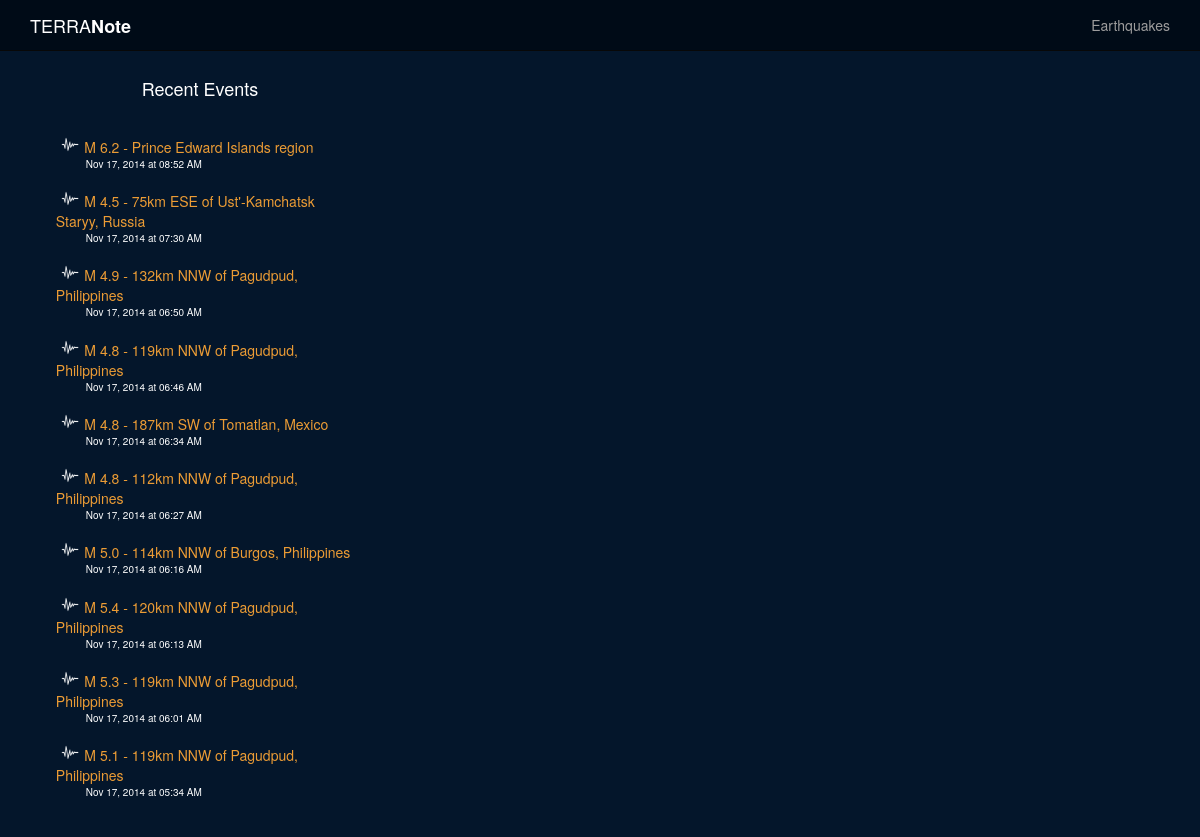
Before: / with the older database file.
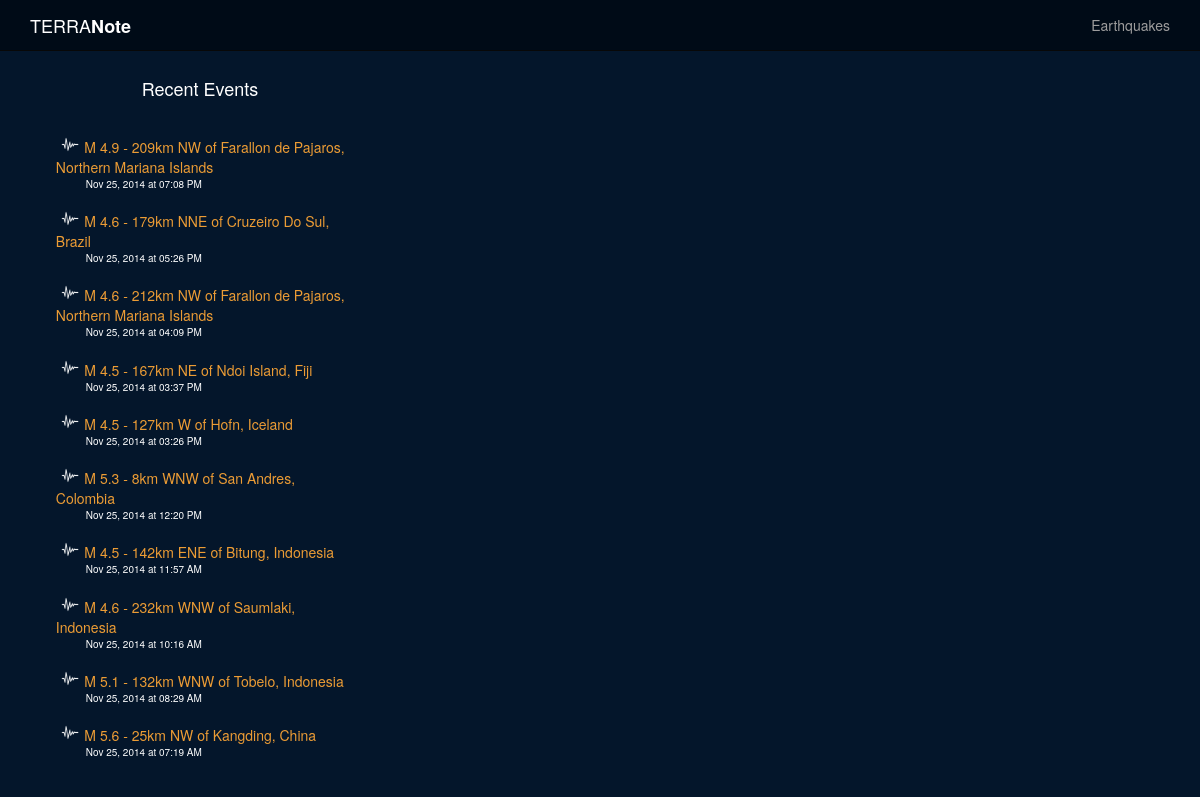
After: the same page with the newer database file.
### model.py (models this page shows)
class Quake(Base):
    __tablename__ = "quakes"
    quake_id = Column(String(50), primary_key = True)
    quake_title = Column(String, nullable = False)
    quake_type = Column(String(25), nullable = False)
    magnitude = Column(Float, nullable = False)
    place = Column(String, nullable = False)
    latitude = Column(Float, nullable = False)
    longitude = Column(Float, nullable = False)
    depth = Column(Float, nullable = False)
    quake_datetime = Column(DateTime, nullable = False)
    url = Column(String, nullable = False)
    seismictype = Column(String, nullable = False)
    status = Column(String, nullable = False)
    felt = Column(Integer, nullable = True)
    tsunami = Column(Integer, nullable = True)
    recordtime = Column(DateTime, nullable = False)

### note.py (the view)
@app.route("/")
def home_map():
	topten = db_session.query(Quake).order_by(Quake.quake_datetime.desc()).limit(10)
	cols = Quake.__table__.columns
	json_compiled = {}
	for quake in topten:
		json_compiled[quake.quake_id] = {}
		json_compiled[quake.quake_id]['lat'] = quake.latitude
		json_compiled[quake.quake_id]['lng'] = quake.longitude
		json_compiled[quake.quake_id]['title'] = quake.quake_title
	print json_compiled
	recent_quakes = db_session.query(Quake).order_by(Quake.quake_datetime.desc()).limit(10)
	return render_template("home.html", recent_quakes=recent_quakes, top_ten=json_compiled)

### templates/home.html (shortened to what this page needs)
{% extends 'base.html' %}
{% block body %}
<div class="col-sm-4" class="event-list">
	<div class="col-sm-1"></div>
		<div class="col-sm-10" class="event-list" id="userpoint">
			<div class="row">
				<div id="recent-events">Recent Events</div>
			</div>
			<div class="row">
				{% for quake in recent_quakes %}
					<div class="quake-list">
						<img class="small-icon" src="/static/images/quake-icon.png"/>
						<div class="recent-title"><a href="/quakes/{{ quake.quake_id }}">{{ quake.quake_title }}</a></div>
						<div class="recent-datetime">{{ quake.quake_datetime.strftime('%b %d, %Y at %I:%M %p') }}</div>
					</div>
				{% endfor %}
			</div>
		</div>
	<div class="col-sm-1"></div>
</div>
<div class="col-sm-8" class="event-map" id="ten-map">
</div>
{% endblock %}

Changed rows visible on the page:
no longer on this page (row unchanged): Quake: quake_title "M 6.2 - Prince Edward Islands region", quake_datetime "Nov 17, 2014 at 08:52 AM"
no longer on this page (row unchanged): Quake: quake_title "M 4.5 - 75km ESE of Ust'-Kamchatsk Staryy, Russia", quake_datetime "Nov 17, 2014 at 07:30 AM"
no longer on this page (row unchanged): Quake: quake_title "M 4.9 - 132km NNW of Pagudpud, Philippines", quake_datetime "Nov 17, 2014 at 06:50 AM"
no longer on this page (row unchanged): Quake: quake_title "M 4.8 - 119km NNW of Pagudpud, Philippines", quake_datetime "Nov 17, 2014 at 06:46 AM"
no longer on this page (row unchanged): Quake: quake_title "M 4.8 - 187km SW of Tomatlan, Mexico", quake_datetime "Nov 17, 2014 at 06:34 AM"
no longer on this page (row unchanged): Quake: quake_title "M 4.8 - 112km NNW of Pagudpud, Philippines", quake_datetime "Nov 17, 2014 at 06:27 AM"
no longer on this page (row unchanged): Quake: quake_title "M 5.0 - 114km NNW of Burgos, Philippines", quake_datetime "Nov 17, 2014 at 06:16 AM"
no longer on this page (row unchanged): Quake: quake_title "M 5.4 - 120km NNW of Pagudpud, Philippines", quake_datetime "Nov 17, 2014 at 06:13 AM"
no longer on this page (row unchanged): Quake: quake_title "M 5.3 - 119km NNW of Pagudpud, Philippines", quake_datetime "Nov 17, 2014 at 06:01 AM"
no longer on this page (row unchanged): Quake: quake_title "M 5.1 - 119km NNW of Pagudpud, Philippines", quake_datetime "Nov 17, 2014 at 05:34 AM"
added Quake: quake_title "M 4.9 - 209km NW of Farallon de Pajaros, Northern Mariana Islands", quake_datetime "Nov 25, 2014 at 07:08 PM"
added Quake: quake_title "M 4.6 - 179km NNE of Cruzeiro Do Sul, Brazil", quake_datetime "Nov 25, 2014 at 05:26 PM"
added Quake: quake_title "M 4.6 - 212km NW of Farallon de Pajaros, Northern Mariana Islands", quake_datetime "Nov 25, 2014 at 04:09 PM"
added Quake: quake_title "M 4.5 - 167km NE of Ndoi Island, Fiji", quake_datetime "Nov 25, 2014 at 03:37 PM"
added Quake: quake_title "M 4.5 - 127km W of Hofn, Iceland", quake_datetime "Nov 25, 2014 at 03:26 PM"
added Quake: quake_title "M 5.3 - 8km WNW of San Andres, Colombia", quake_datetime "Nov 25, 2014 at 12:20 PM"
added Quake: quake_title "M 4.5 - 142km ENE of Bitung, Indonesia", quake_datetime "Nov 25, 2014 at 11:57 AM"
added Quake: quake_title "M 4.6 - 232km WNW of Saumlaki, Indonesia", quake_datetime "Nov 25, 2014 at 10:16 AM"
added Quake: quake_title "M 5.1 - 132km WNW of Tobelo, Indonesia", quake_datetime "Nov 25, 2014 at 08:29 AM"
added Quake: quake_title "M 5.6 - 25km NW of Kangding, China", quake_datetime "Nov 25, 2014 at 07:19 AM"
